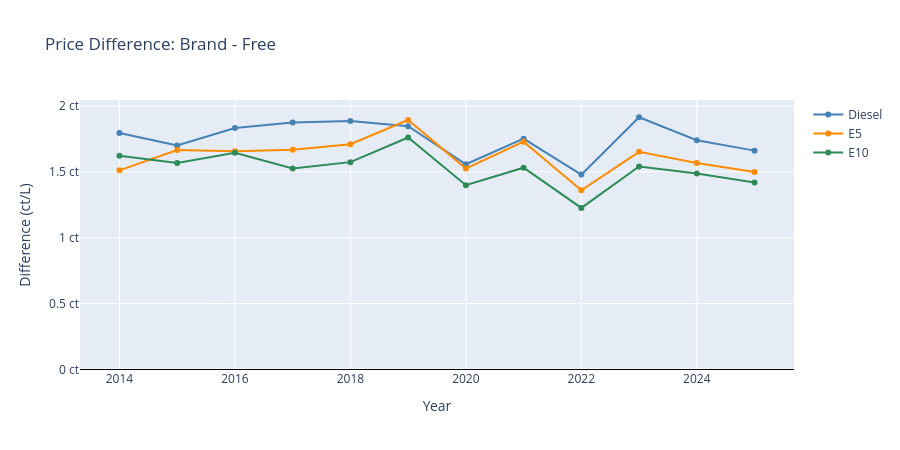

The code cell stored with this chart in its notebook:
### Markdown cell above
## Price Difference: Brand minus Free (per year)

### Code cell
plot_price_difference(brand, free)

### Figure 1 — Plotly figure (JSON) as saved in the notebook; plotly's stock layout.template omitted (floating-point values rounded to 4 significant figures)
{"data": [{"hovertemplate": "%{x}: %{y:+.2f} ct/L", "line": {"color": "steelblue", "width": 2}, "mode": "lines+markers", "name": "Diesel", "type": "scatter", "x": [2014, 2015, 2016, 2017, 2018, 2019, 2020, 2021, 2022, 2023, 2024, 2025], "y": [1.795, 1.7, 1.833, 1.874, 1.886, 1.846, 1.558, 1.752, 1.479, 1.915, 1.741, 1.661]}, {"hovertemplate": "%{x}: %{y:+.2f} ct/L", "line": {"color": "darkorange", "width": 2}, "mode": "lines+markers", "name": "E5", "type": "scatter", "x": [2014, 2015, 2016, 2017, 2018, 2019, 2020, 2021, 2022, 2023, 2024, 2025], "y": [1.511, 1.665, 1.656, 1.669, 1.71, 1.894, 1.525, 1.729, 1.36, 1.652, 1.567, 1.499]}, {"hovertemplate": "%{x}: %{y:+.2f} ct/L", "line": {"color": "seagreen", "width": 2}, "mode": "lines+markers", "name": "E10", "type": "scatter", "x": [2014, 2015, 2016, 2017, 2018, 2019, 2020, 2021, 2022, 2023, 2024, 2025], "y": [1.623, 1.567, 1.646, 1.526, 1.574, 1.761, 1.398, 1.532, 1.226, 1.54, 1.488, 1.42]}], "layout": {"height": 450, "hovermode": "x unified", "shapes": [{"line": {"color": "black", "width": 1}, "type": "line", "x0": 0, "x1": 1, "xref": "x domain", "y0": 0, "y1": 0, "yref": "y"}], "title": {"text": "Price Difference: Brand - Free"}, "width": 900, "xaxis": {"title": {"text": "Year"}}, "yaxis": {"ticksuffix": " ct", "title": {"text": "Difference (ct/L)"}}}}
